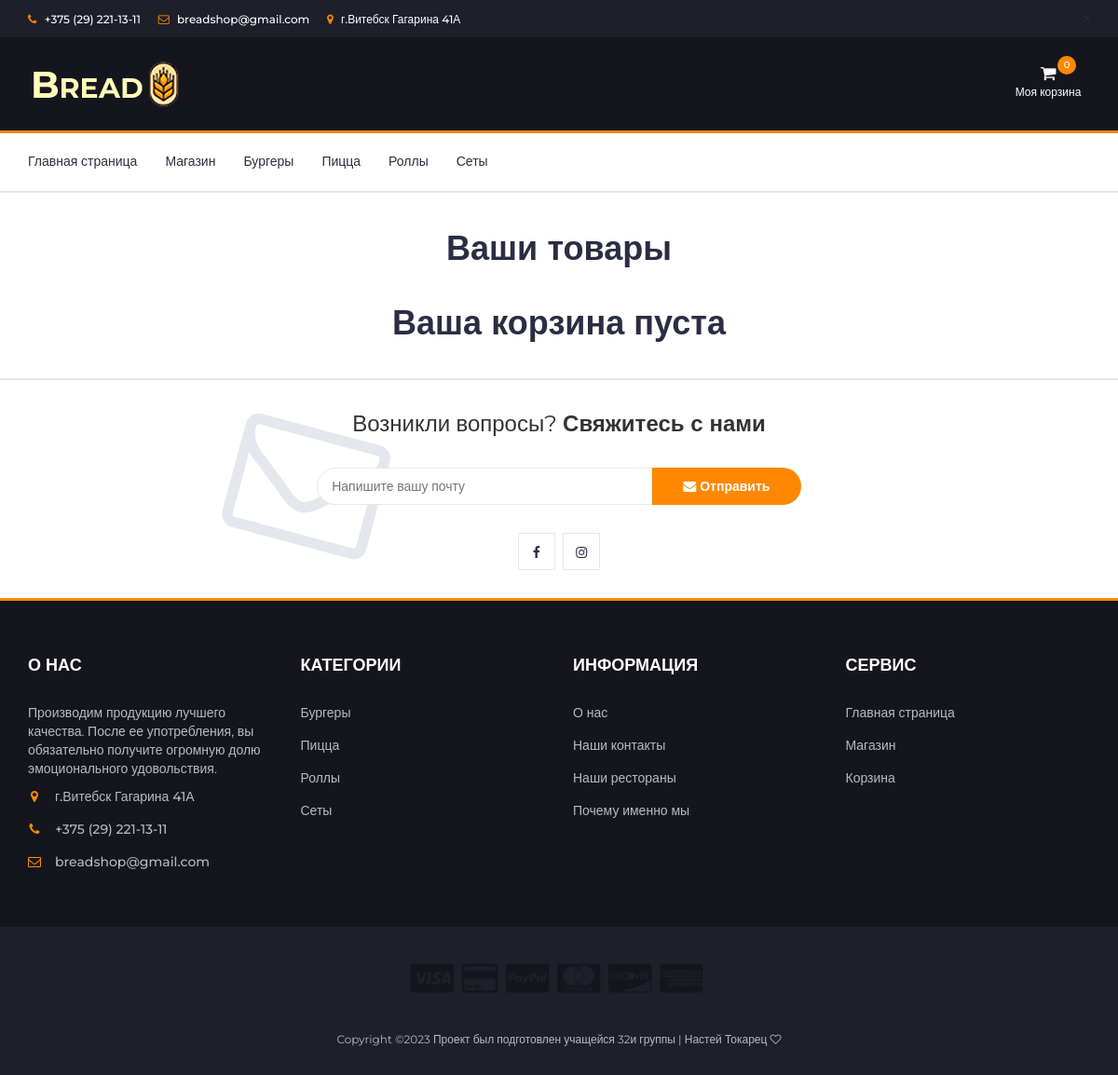
Page /cart/ on the committed database.
### catalog/models.py (models this page shows, shortened)
class Category(models.Model):
    name = models.CharField(max_length=200, db_index=True)
    slug = models.SlugField(max_length=200, db_index=True, unique=True)
    class Meta:
        ordering = ('name',)
        verbose_name = 'Категория'
        verbose_name_plural = 'Категории'
    def get_absolute_url(self):
        return reverse('catalog:product_list_by_category', args=[self.slug])

### cart/views.py (the view)
# urls.py: path('', views.cart_detail, name='cart_detail'),
def cart_detail(request, category_slug=None):
    category = None
    categories = Category.objects.all()
    products = Product.objects.filter(available=True)
    if category_slug:
        category = get_object_or_404(Category, slug=category_slug)
        products = products.filter(category=category)
    cart = Cart(request)
    return render(request, 'cart/detail.html', {'cart': cart,'title':'Bread | Корзина','category': category, 'categories': categories, 'products': products })

### cart/cart.py (called while the page is built)
    def __iter__(self):
        product_ids = self.cart.keys()
        products = Product.objects.filter(id__in=product_ids)
        for product in products:
            self.cart[str(product.id)]['product'] = product
        for item in self.cart.values():
            item['price'] = Decimal(item['price'])
            item['total_price'] = item['price'] * item['quantity']
            yield item

    def len(self):
        return sum(item['quantity'] for item in self.cart.values())

    def get_total_price(self):
        return sum(Decimal(item['price']) * item['quantity'] for item in
                   self.cart.values())

### cart/templates/cart/detail.html (shortened to what this page needs)
{% extends 'catalog/base.html' %}
{% load static %}
{%block content%}
<h1 style="text-align:center; margin-bottom: 40px; margin-top: 40px;">Ваши товары</h1>
{% if cart.len == 0 %}
<h1 style="text-align:center; margin-bottom: 40px; margin-top: 40px;">Ваша корзина пуста</h1>
{% endif %}
{% endblock %}

### catalog/templates/catalog/base.html (shortened to what this page needs)
<!doctype html>
<html lang="ru">
<head>
    {% load static %}
    <link type="text/css" rel="stylesheet" href="{% static 'css/bootstrap.min.css' %}"/>
    <link type="text/css" rel="stylesheet" href="{% static 'css/slick.css' %}"/>
    <link type="text/css" rel="stylesheet" href="{% static 'css/slick-theme.css' %}"/>
    <link type="text/css" rel="stylesheet" href="{% static 'css/nouislider.min.css' %}"/>
    <link rel="stylesheet" href="{% static 'css/font-awesome.min.css' %}">
    <link type="text/css" rel="stylesheet" href="{% static 'css/styleess.css' %}"/>
</head>
<body>
		<header>
			<div id="top-header">
				<div class="container">
					<ul class="header-links pull-left">
						<li><a href="#"><i class="fa fa-phone"></i> +375 (29) 221-13-11 </a></li>
						<li><a href="#"><i class="fa fa-envelope-o"></i> breadshop@gmail.com</a></li>
						<li><a href="#"><i class="fa fa-map-marker"></i> г.Витебск Гагарина 41А </a></li>
					</ul>
					<ul class="header-links pull-right">>
					</ul>
				</div>
			</div>
			<div id="header">
				<div class="container">
					<div class="row">
						<div class="col-md-3">
							<div class="header-logo">
								<a href="{%url 'catalog:home'%}" class="logo">
									<img src="{% static './img/logos.png' %}" alt="">
								</a>
							</div>
						</div>
						<div class="col-md-6">
							<div class="header-search">
							</div>
						</div>
						<div class="col-md-3 clearfix">
							<div class="header-ctn">
								<div class="dropdown">
									<a class="dropdown-toggle" data-toggle="dropdown" aria-expanded="true">
										<i class="fa fa-shopping-cart"></i>
										<span>Моя корзина</span>
										<div class="qty">{{cart.len}}</div>
									</a>
								</div>
							</div>
						</div>
					</div>
				</div>
			</div>
		</header>
		<nav id="navigation">
			<div class="container">
				<div id="responsive-nav">
					<ul class="main-nav nav navbar-nav">
						<li><a href="{% url 'catalog:home' %}">Главная страница</a></li>
						<li><a href="{% url 'catalog:store'%}">Магазин</a></li>
						{% for c in categories %}
						<li {% if category.slug == c.slug %}{% endif %}>
                    		<a href="{{ c.get_absolute_url }}">{{ c.name }}</a>
                		</li>
						{%endfor%}
						</ul>
				</div>
			</div>
		</nav>
		{% block content %} {% endblock %}
		<div id="newsletter" class="section">
			<div class="container">
				<div class="row">
					<div class="col-md-12">
						<div class="newsletter">
							<p>Возникли вопросы? <strong>Свяжитесь с нами</strong></p>
							<form>
								<input class="input" type="email" placeholder="Напишите вашу почту">
								<button class="newsletter-btn"><i class="fa fa-envelope"></i> Отправить</button>
							</form>
							<ul class="newsletter-follow">
								<li>
									<a href="https://vk.com/fawn_n"><i class="fa fa-facebook"></i></a>
								</li>
								<li>
									<a href="https://instagram.com/enoxovna?igshid=YmMyMTA2M2Y"><i class="fa fa-instagram"></i></a>
								</li>
							</ul>
						</div>
					</div>
				</div>
			</div>
		</div>
		<footer id="footer">
			<div class="section">
				<div class="container">
					<div class="row">
						<div class="col-md-3 col-xs-6">
							<div class="footer">
								<h3 class="footer-title">О нас</h3>
								<p>Производим продукцию лучшего качества. После ее употребления, вы обязательно получите огромную долю эмоционального удовольствия.</p>
								<ul class="footer-links">
									<li><a href="#"><i class="fa fa-map-marker"></i>г.Витебск Гагарина 41А</a></li>
									<li><a href="#"><i class="fa fa-phone"></i>+375 (29) 221-13-11</a></li>
									<li><a href="#"><i class="fa fa-envelope-o"></i>breadshop@gmail.com</a></li>
								</ul>
							</div>
						</div>
						<div class="col-md-3 col-xs-6">
							<div class="footer">
								<h3 class="footer-title">Категории</h3>
								<ul class="footer-links">
									{% for c in categories %}
									<li {% if category.slug == c.slug %}class="selected"{% endif %}>
										<a href="{{ c.get_absolute_url }}">{{ c.name }}</a>
									</li>
									{%endfor%}
								</ul>
							</div>
						</div>
						<div class="col-md-3 col-xs-6">
							<div class="footer">
								<h3 class="footer-title">Информация</h3>
								<ul class="footer-links">
									<li><a href="{% url 'about:information' %}">О нас</a></li>
									<li><a href="{% url 'about:information' %}">Наши контакты</a></li>
									<li><a href="{% url 'about:information' %}">Наши рестораны</a></li>
									<li><a href="{% url 'about:information' %}">Почему именно мы</a></li>
								</ul>
							</div>
						</div>
						<div class="col-md-3 col-xs-6">
							<div class="footer">
								<h3 class="footer-title">Сервис</h3>
								<ul class="footer-links">
									<li><a href="{% url 'catalog:home' %}">Главная страница</a></li>
									<li><a href="{% url 'catalog:store' %}">Магазин</a></li>
									<li><a href="{% url 'cart:cart_detail' %}">Корзина</a></li>
								</ul>
							</div>
						</div>
					</div>
				</div>
			</div>
			<div id="bottom-footer" class="section">
				<div class="container">
					<div class="row">
						<div class="col-md-12 text-center">
							<ul class="footer-payments">
								<li><a href="#"><i class="fa fa-cc-visa"></i></a></li>
								<li><a href="#"><i class="fa fa-credit-card"></i></a></li>
								<li><a href="#"><i class="fa fa-cc-paypal"></i></a></li>
								<li><a href="#"><i class="fa fa-cc-mastercard"></i></a></li>
								<li><a href="#"><i class="fa fa-cc-discover"></i></a></li>
								<li><a href="#"><i class="fa fa-cc-amex"></i></a></li>
							</ul>
							<span class="copyright">
								Copyright &copy;<script>document.write(new Date().getFullYear());</script> Проект был подготовлен учащейся 32и группы | Настей Токарец <i class="fa fa-heart-o" aria-hidden="true"></i>
							</span>
						</div>
					</div>
				</div>
			</div>
		</footer>
</body>
</html>

### catalog/static/css/styleess.css (style rules this page uses)
body { font-family: 'Montserrat', sans-serif; font-weight: 400; color: #333; }
h1, h2, h3, h4, h5, h6 { color: #2B2D42; font-weight: 700; margin: 0 0 10px; }
a { color: #2B2D42; font-weight: 500; -webkit-transition: 0.2s color; transition: 0.2s color; }
ul, ol { margin: 0; padding: 0; list-style: none }
.input { height: 40px; padding: 0px 15px; border: 1px solid #E4E7ED; background-color: #FFF; width: 100%; }
.section { padding-top: 30px; padding-bottom: 30px; }
#top-header { padding-top: 10px; padding-bottom: 10px; background-color: #1E1F29; }
.header-links li { display: inline-block; margin-right: 15px; font-size: 12px; }
.header-links li:last-child { margin-right: 0px; }
.header-links li a { color: #FFF; }
.header-links li i { color: #FF8800; margin-right: 5px; }
#header { padding-top: 15px; padding-bottom: 15px; background-color: #15161D; }
.header-logo { float: left; }
.header-logo .logo img { display: block; }
.header-search { padding: 15px 0px; }
.header-ctn { float: right; padding: 15px 0px; }
.header-ctn>div { display: inline-block; }
.header-ctn>div>a { display: block; position: relative; width: 90px; text-align: center; color: #FFF; }
.header-ctn>div>a>i { display: block; font-size: 18px; }
.header-ctn>div>a>span { font-size: 12px; }
.header-ctn>div>a>.qty { position: absolute; right: 15px; top: -10px; width: 20px; height: 20px; line-height: 20px; text-align: center; border-radius: 50%; font-size: 10px; color: #FFF; background-color: #FF8800; }
#navigation { background: #FFF; border-bottom: 2px solid #E4E7ED; border-top: 3px solid #F58311; }
.main-nav>li+li { margin-left: 30px }
.main-nav>li>a { padding: 20px 0px; }
.main-nav>li>a:after { content: ""; display: block; width: 0%; height: 2px; background-color: #F58311; -webkit-transition: 0.2s all; transition: 0.2s all; }
#newsletter.section { border-top: 2px solid #E4E7ED; border-bottom: 3px solid #FF8800; margin-top: 30px; }
.newsletter { text-align: center; }
.newsletter p { font-size: 24px; }
.newsletter form { position: relative; max-width: 520px; margin: 30px auto; }
.newsletter form:after { content: "\f003"; font-family: FontAwesome; position: absolute; font-size: 160px; color: #E4E7ED; top: 15px; -webkit-transform: translateY(-50%) rotate(15deg); -ms-transform: translateY(-50%) rotate(15deg); transform: translateY(-50%) rotate(15deg); z-index: -1; left: -90px; }
.newsletter form .input { width: calc(100% - 160px); margin-right: -4px; border-radius: 40px 0px 0px 40px; }
.newsletter form .newsletter-btn { width: 160px; height: 40px; font-weight: 700; background: #FF8800; color: #FFF; border: none; border-radius: 0px 40px 40px 0px; }
.newsletter .newsletter-follow { text-align: center; }
.newsletter .newsletter-follow li { display: inline-block; margin-right: 5px; }
.newsletter .newsletter-follow li:last-child { margin-right: 0px; }
.newsletter .newsletter-follow li a { position: relative; display: block; width: 40px; height: 40px; text-align: center; line-height: 40px; border: 1px solid #E4E7ED; background-color: #FFF; -webkit-transition: 0.2s all; transition: 0.2s all; }
#footer { background: #15161D; color: #B9BABC; }
#bottom-footer { background: #1E1F29; }
.footer { margin: 30px 0px; }
.footer .footer-title { color: #FFF; text-transform: uppercase; font-size: 18px; margin: 0px 0px 30px; }
.footer-links li+li { margin-top: 15px; }
.footer-links li a { color: #B9BABC; }
.footer-links li i { margin-right: 15px; color: #FF8800; width: 14px; text-align: center; }
.copyright { margin-top: 30px; display: block; font-size: 12px; }
.footer-payments li { display: inline-block; margin-right: 5px; }
.footer-payments li a { color: #15161D; font-size: 36px; display: block; }

### rows in the picture
Category: name "Бургеры"
Category: name "Пицца"
Category: name "Роллы"
Category: name "Сеты"

### other values in the picture
{{ cart.len }} "0"
